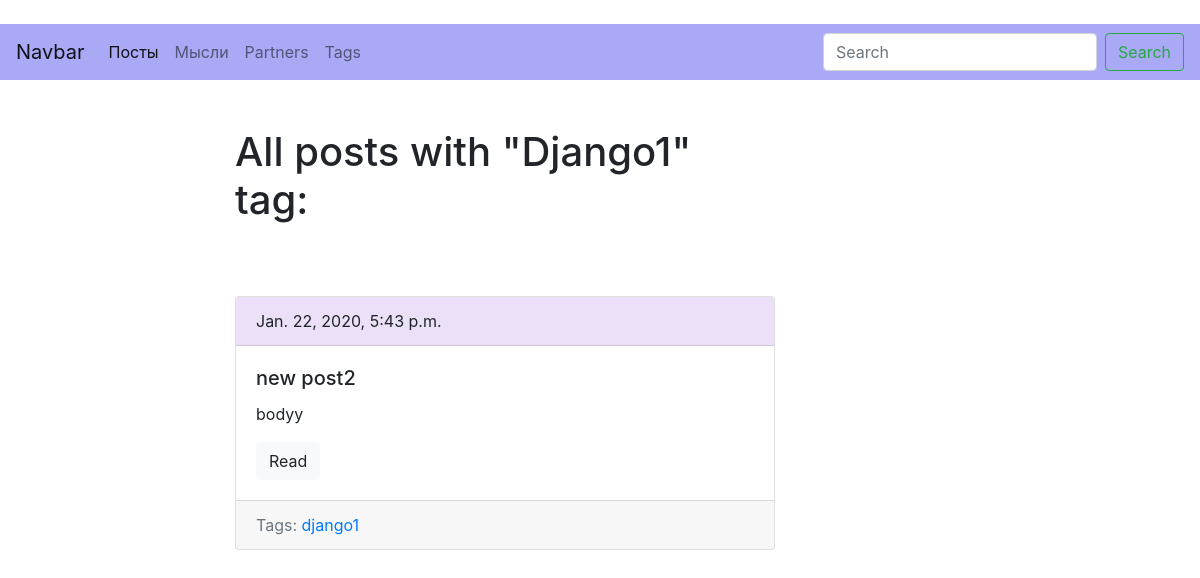
/blog/tag/django1/, run on the app's committed database.
### blog/models.py (models this page shows, shortened)
class Tag (models.Model):
    title=models.CharField (max_length=50)
    slug=models.SlugField(max_length=150, unique=True)
    def get_absolute_url(self):
        return reverse('tag_detail_url', kwargs={'slug':self.slug})
    class Meta:
        ordering=['title']

class Post (models.Model):
    title=models.CharField (max_length=150, db_index=True)
    slug=models.SlugField(max_length=150, blank=True, unique=True)
    body=models.TextField (blank=True, db_index=True)
    tags=models.ManyToManyField('Tag', blank=True, related_name='posts')
    date_pub=models.DateTimeField(auto_now_add=True)
    def get_absolute_url(self):
        return reverse('post_detail_url', kwargs={'slug':self.slug})
    class Meta:
        ordering=['-date_pub']

### blog/views.py (the view)
class TagDetail (ObjectDetailMixin,View):
    model=Tag
    template='blog/tag_detail.html'

### blog/utils.py (called while the page is built)
    def get(self,request,slug):
        obj = get_object_or_404 (self.model,slug__iexact=slug)
        return render(request, self.template, context={self.model.__name__.lower():obj, 'admin_object':obj, 'detail':True})

### blog/templates/blog/tag_detail.html (shortened to what this page needs)
{% extends 'blog/base_blog.html'%}
{% block content %}
<h1 class="mb-5">
    All posts with "{{tag.title|title}}" tag:
</h1>
    {% for post in tag.posts.all %}
        {% include 'blog/includes/post_card_template.html' %}
    {% endfor  %}
{% endblock %}

### blog/templates/blog/includes/post_card_template.html
﻿<div class="card mb-5">
    <div class="card-header" style="background-color: #ECE0F8;">
        {{post.date_pub}}
    </div>
    <div class="card-body">
        <h5 class="card-title">{{post.title}}</h5>
        <p class="card-text">{{post.body|truncatewords:15}}</p>
        <a href="{{ post.get_absolute_url }}" class="btn btn-light">Read</a>
    </div>
    <div class="card-footer text-muted">
        Tags:
        {% for tag in post.tags.all %}
        <a href="{{tag.get_absolute_url}}"> {{tag.title}}</a>
        {% endfor %}
    </div>
</div>

### data on the page
Tag: title "Django1", title "django1"
Post: date_pub "Jan. 22, 2020, 5:43 p.m.", title "new post2", body "bodyy"
